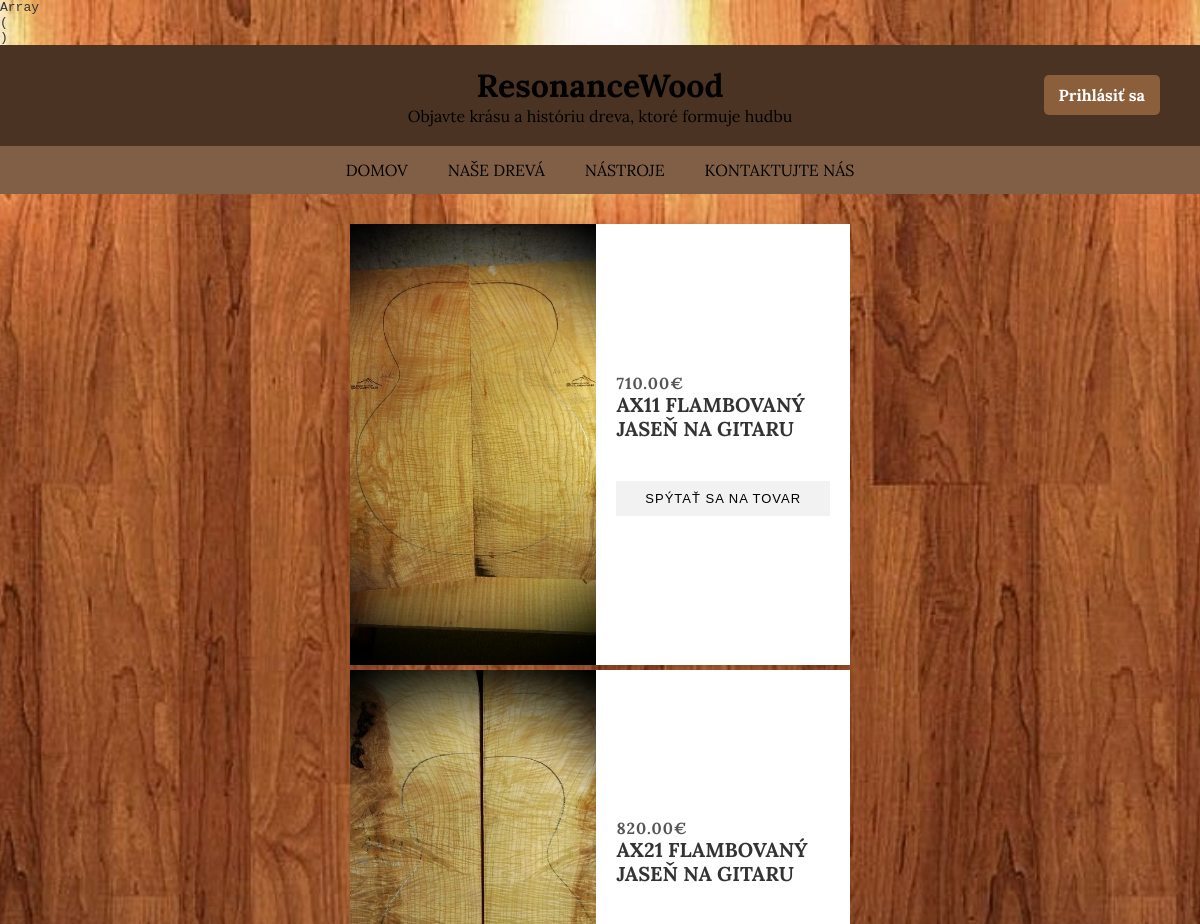
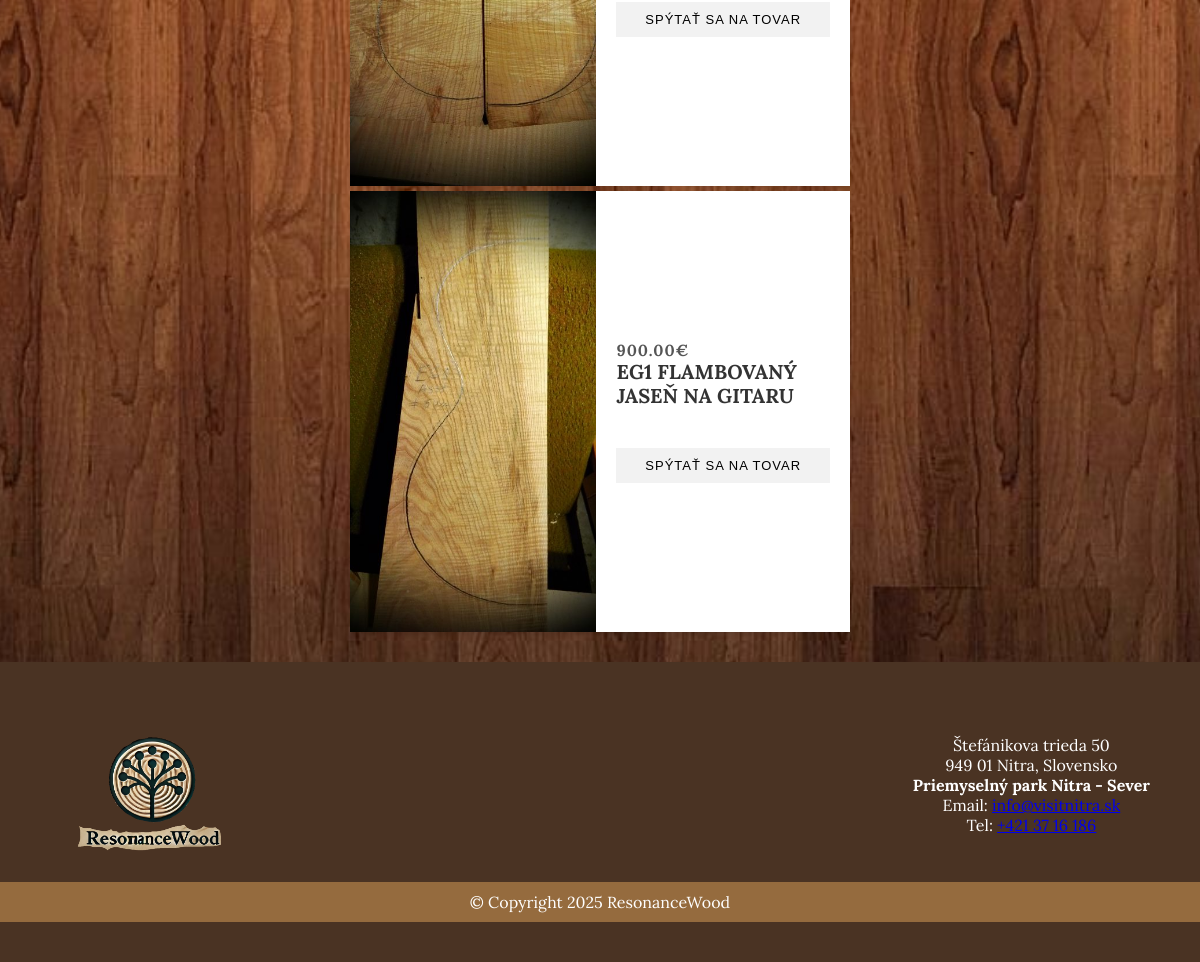
Page /jasen.php on the committed database (2 pictures, top to bottom).
### tables this page shows
CREATE TABLE products (
                          id INT AUTO_INCREMENT PRIMARY KEY,
                          wood_type_id INT NOT NULL,
                          name VARCHAR(255) NOT NULL,
                          image VARCHAR(255),
                          price DECIMAL(10,2) NOT NULL,
                          rok  DECIMAL(10) NOT NULL,
                          FOREIGN KEY (wood_type_id) REFERENCES wood_types(id) ON DELETE CASCADE
);

### jasen.php (the view, shortened to what this page needs)
<?php
include("partials/header.php");
$db = new Database();
$conn = $db->getConnection();
$woodType = 2;
$stmt = $conn->prepare("SELECT * FROM products WHERE wood_type_id = ?");
$stmt->execute([$woodType]);
$products = $stmt->fetchAll(PDO::FETCH_ASSOC);
?>
    <main class="main-content">
        <div class="product-grid">
            <?php
            foreach ($products as $item) {
                echo '<div class="product-card">';
                echo '<div class="product-image">';
                echo '<img src="' . $item['image'] . '" alt="' . $item['name'] . '">';
                echo '</div>';
                echo '<div class="product-info">';
                echo '<div class="product-category">'. $item['price'] . "€" . '</div>';
                echo '<h2 class="product-title">' . $item['name'] . '</h2>';
                echo '<button class="product-inquiry">Spýtať sa na tovar</button>';
                echo '</div>';
                echo '</div>';
            }
            ?>
        </div>
    </main>
<?php
include("partials/footer.php");

### css/main.css (style rules this page uses)
* { margin: 0; padding: 0; box-sizing: border-box; }
.main-content { display: flex; flex-wrap: wrap; justify-content: center; padding: 20px; flex: 1; }
.product-grid { display: flex; flex-wrap: wrap; justify-content: center; gap: 5px; padding: 10px; max-width: 1000px; margin: 0 auto; }
.product-card { display: flex; flex-direction: row; width: 80%; max-width: 500px; margin: 0 auto; box-shadow: 0 2px 5px rgba(0,0,0,0.1); }
.product-image { width: 60%; position: relative; }
.product-image img { width: 100%; height: auto; max-height: 500px; object-fit: contain; display: block; }
.product-info { width: 60%; padding: 20px; display: flex; flex-direction: column; justify-content: center; background-color: white; }
.product-category { font-size: 16px; color: #555; text-transform: uppercase; letter-spacing: 1px; font-weight: bold; margin-bottom: 0; }
.product-title { font-size: 20px; font-weight: bold; margin-bottom: 20px; color: #333; text-transform: uppercase; line-height: 1.2; }
.product-inquiry { background-color: #f2f2f2; border: none; padding: 10px 20px; text-transform: uppercase; font-size: 13px; letter-spacing: 1px; cursor: pointer; transition: background-color 0.3s; margin-top: 20px; text-align: center; font-weight: 500; }

### rows in the picture
products: image (picture), price "710.00", name "AX11 FLAMBOVANÝ JASEŇ NA GITARU"
products: image (picture), price "820.00", name "AX21 FLAMBOVANÝ JASEŇ NA GITARU"
products: image (picture), price "900.00", name "EG1 FLAMBOVANÝ JASEŇ NA GITARU"

### other values in the picture
$item['label'] "DOMOV"
$item['label'] "NAŠE DREVÁ"
$item['label'] "NÁSTROJE"
$item['label'] "KONTAKTUJTE NÁS"
